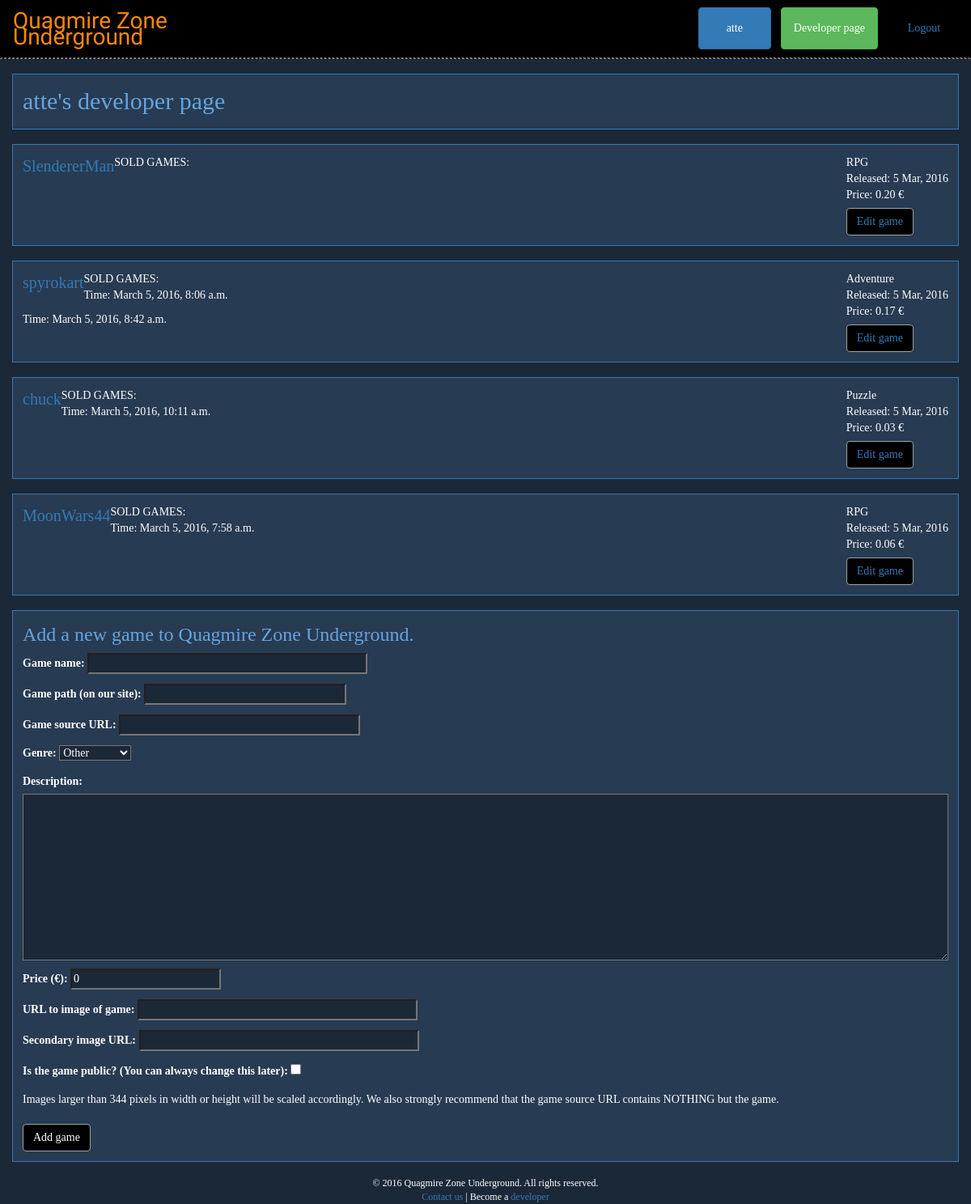
The app's page /developer/atte (signed in), older data.
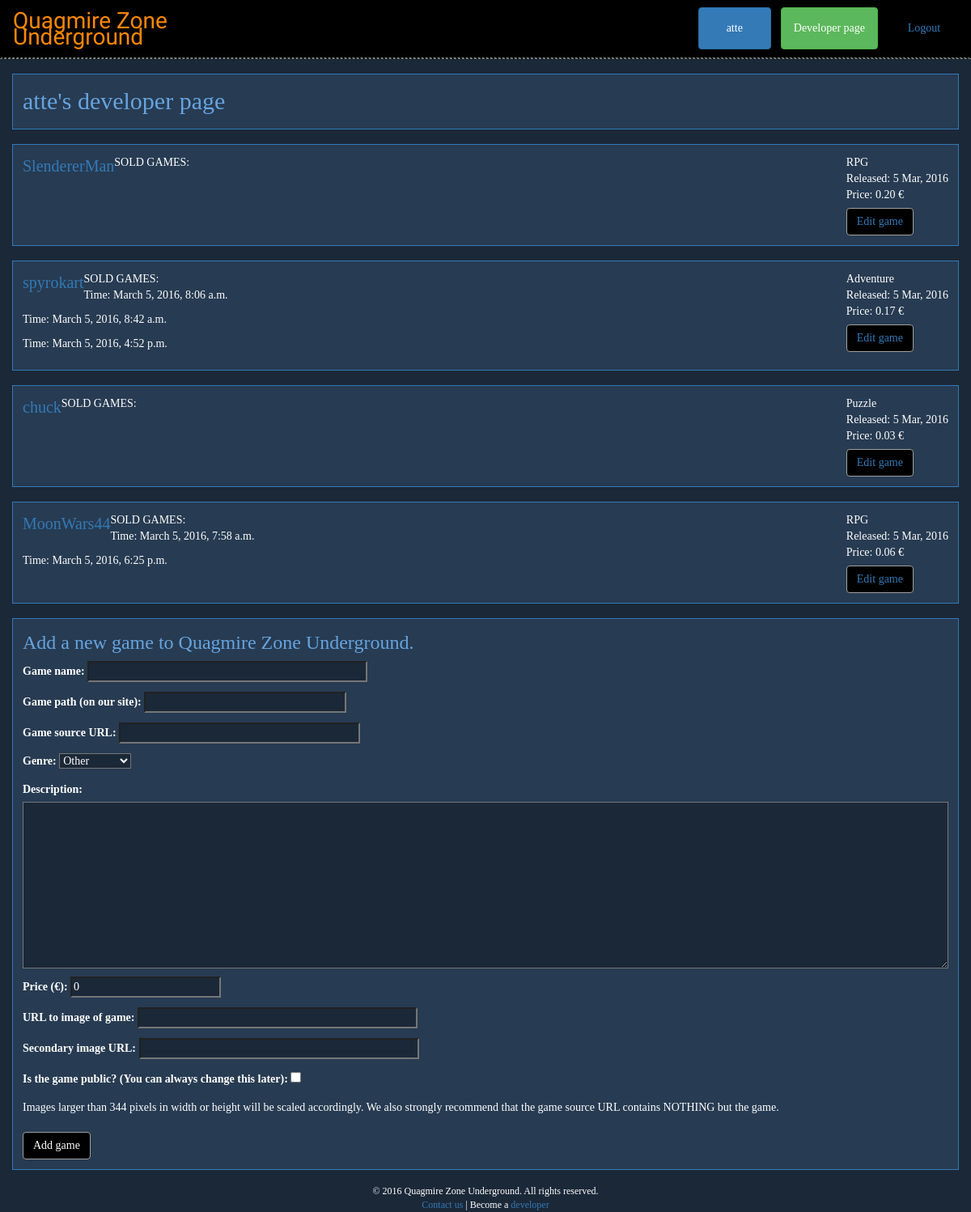
The same page, newer data.
### gamestore/models.py (models this page shows)
class Game(models.Model):
    name = models.CharField(max_length=80, verbose_name='game name')
    URL = models.CharField(max_length=150, unique=True, validators=[URLAllowedChars], verbose_name='game path (on our site)')
    gameSource = models.URLField(max_length=300, unique=True, verbose_name='game source URL')
    isPublic = models.BooleanField(default=False, verbose_name='is the game public? (You can always change this later)')
    genre = models.CharField(max_length=30, default=GENRE_UNSPECIFIED, choices=GAME_GENRES)
    description = models.TextField(blank=True) # TODO: Think about how to implement line feeds.
    image = models.URLField(blank=True, verbose_name='URL to image of game')
    image2 = models.URLField(blank=True, verbose_name='secondary image URL')
    developer = models.ForeignKey(
        User,
        on_delete=models.SET_NULL,
        null=True)
    price = models.DecimalField(max_digits=7, decimal_places=2, default=0, verbose_name='price (€)')
    createDate = models.DateTimeField(auto_now_add=True, null=True, editable=False)
    updateDate = models.DateTimeField(auto_now=True, null=True, editable=False) # TODO: Not sure if works.

class GamesOwned(models.Model):
    paymentState = models.TextField(default=PAYMENT_NOT_STARTED, choices=PAYMENT_STATES) # Payment state; success, error, cancel, developer, etc
    createDate = models.DateTimeField(auto_now_add=True, null=True)
    updateDate = models.DateTimeField(auto_now=True, null=True) # TODO: Not sure if works.
    game = models.ForeignKey(
        Game,
        on_delete=models.CASCADE)

### gamestore/views.py (the view)
# urls.py: url(r'^developer/([0-9a-zA-Z@\.+\-_]+)$', views.developerPage),
def developerPage(request, user_name):
	if request.user.is_authenticated():
		if request.user.username == user_name:
			if request.user.userextension.isDeveloper == True:
				if request.method == 'POST':
					new_game_form = GameSubmissionForm(data=request.POST)
					if new_game_form.is_valid():
						newgame = new_game_form.save()
						newgame.developer = request.user
						newgame.save()
						ownedgame = GamesOwned(paymentState=PAYMENT_DEV, game=newgame)
						ownedgame.save()
						request.user.userextension.ownedGames.add(ownedgame)
						ownedgame.save()
						request.user.save()
						request.user.userextension.save()
						return redirect('/developer/' + request.user.username)
					else:
						return HttpResponse(new_game_form.errors)
				else:
					developer = get_object_or_404(User, pk=request.user.id)
					games = Game.objects.filter(developer=developer)
					gamesBought = GamesOwned.objects.filter(paymentState=PAYMENT_SUCCESS)
					boughtGames = []
					for boughtGame in sorted(gamesBought, key=lambda x: (x.game.name, x.createDate)):
						if boughtGame.game in games:
							boughtGames.append(boughtGame)
					new_game_form = GameSubmissionForm()
					game_editing_forms = []
					for x in games:
						editing_form = GameSubmissionForm(instance=x)
						editing_form.fields['URL'].widget.attrs['readonly'] = True
						game_editing_forms.append(editing_form)
					gameforms = zip(games, game_editing_forms)
					context = {'user': developer, 'games': games, 'form': new_game_form, 'editforms': game_editing_forms, 'gameforms': gameforms, 'boughtgames': boughtGames}
					return render(request, 'developer_page.html', context)
			else:
				return redirect('/developerinfo')
		else:
			raise PermissionDenied
	else:
		return render(request, 'auth_required.html', {'last_page': 'user'}) # TODO: change the context and html file name

### gamestore/forms.py
class GameSubmissionForm(ModelForm):
    class Meta:
        model = Game
        fields = ['name', 'URL', 'gameSource', 'genre', 'description', 'price', 'image', 'image2', 'isPublic']
        widgets = {
            'name': TextInput(attrs={'size': 40}),
            'URL': TextInput(attrs={'size': 28}),
            'gameSource': URLInput(attrs={'size': 34}),
            'description': Textarea(attrs={'rows': 10}),
            'image': URLInput(attrs={'size': 40}),
            'image2': URLInput(attrs={'size': 40}),
        }

### gamestore/templates/developer_page.html (shortened to what this page needs)
{% load staticfiles %}
<html>
    <head>
        <link rel="stylesheet" href="https://maxcdn.bootstrapcdn.com/bootstrap/3.3.6/css/bootstrap.min.css">
        <link rel="stylesheet" type="text/css" href="{% static 'quagmire.css' %}">
    </head>
    <body>
        <header>
            <nav class="navbar">
                <ul class="nav navbar-nav">
                    <li class="title"><a href="/">Quagmire Zone<br>Underground</a></li>
                </ul>
                <div class="navbar-collapse">
                    <ul class="nav navbar-nav navbar-right">
                        <li>
                            <a href="/user/{{ user.username }}" class="btn btn-primary navbar-btn">{{ user.username }}</a>
                        </li>
                        <li>
                            <a href="/developer/{{ user.username }}" class="btn btn-success navbar-btn">Developer page</a>
                        </li>
                        <li>
                            <a href="/logout" class="btn btn-link navbar-btn" role="button">Logout</a>
                        </li>
                    </ul>
                </div>
            </nav>
        </header>
        <div class="container">
            <div class="row">
                <div class="generic name">{{ user.username }}'s developer page</div>
                    {% for game, editform in gameforms %}
                        <div class="gameinfo">
                            <div class="gameinfo-left">
                                <a href="/game/{{ game.URL }}">{{ game.name }}</a><br><img class="resize" src="{{ game.image }}"><img class="resize image-secondary" src="{{ game.image2 }}">
                            </div>
                            <div class="gameinfo-right">
                                {{ game.genre }}<br>Released: {{ game.createDate|date:'j M, Y' }}<br>Price: {{ game.price }} €<br><a class="btn submit collapser" data-toggle="collapse" data-target="#edit-{{ game.URL }}">Edit game</a>
                            </div>
                            SOLD GAMES:
                                {% for boughtgame in boughtgames %}
                                    {% if boughtgame.game == game %}
                                        <p> Time: {{boughtgame.createDate}} </p>
                                    {% endif %}
                                {% endfor %}
                        </div>
                    {% endfor %}
                    {% if user.is_authenticated %}
                        {% if user.userextension.isDeveloper %}
                            <div class="generic">
                                <div class="description">Add a new game to Quagmire Zone Underground.</div>
                                <form method="POST" action="/developer/{{ user.username }}">
                                    {{ form.as_p }}
                                    Images larger than 344 pixels in width or height will be scaled accordingly. We also strongly recommend that the game source URL contains NOTHING but the game.<br><br>
                                    <input class="btn submit" type="submit" value="Add game" />
                                </form>
                        {% endif %}
                    {% endif %}
                </div>
            </div>
        </div>
        <footer class="footer">&copy; 2016 Quagmire Zone Underground. All rights reserved.<br><a href="mailto:vskatshuma@gmail.com">Contact us</a> | Become a <a href="/developerinfo">developer</a></footer>
    </body>
</html>

Row changes from the older to the newer data that the page shows:
changed Game "spyrokart": gains GamesOwned (createDate "March 5, 2016, 4:52 p.m.")
changed Game "chuck": loses GamesOwned (createDate "March 5, 2016, 10:11 a.m.")
added GamesOwned: createDate "March 5, 2016, 6:25 p.m.", shown under Game "MoonWars44"
